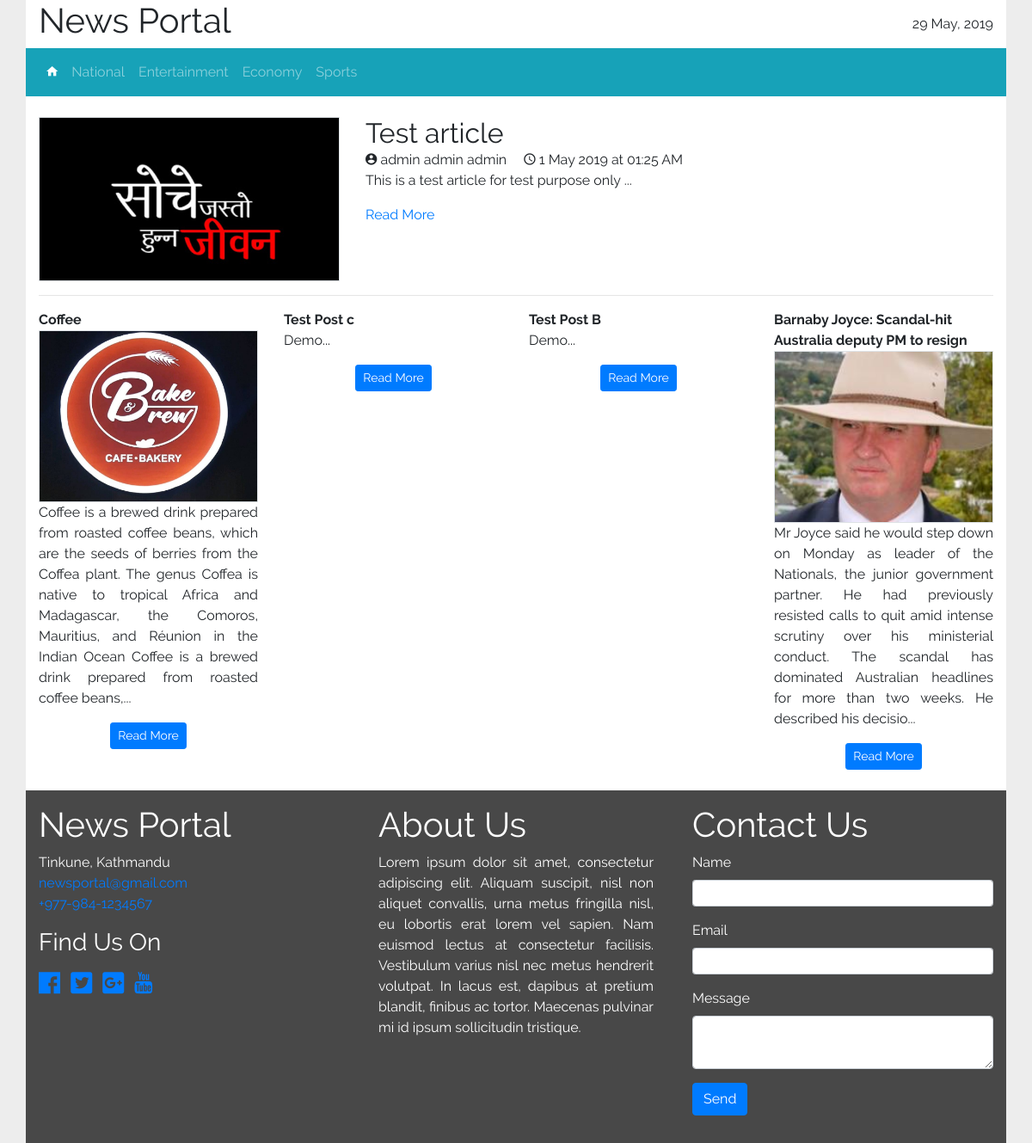
The page / on the database its author committed.
### tables this page shows
CREATE TABLE `categories` (
  `id` int(11) NOT NULL,
  `name` varchar(255) NOT NULL,
  `slug` varchar(255) NOT NULL,
  `status` enum('INACTIVE','ACTIVE') NOT NULL,
  `created_at` timestamp NOT NULL DEFAULT '0000-00-00 00:00:00',
  `updated_at` timestamp NOT NULL DEFAULT '0000-00-00 00:00:00'
);

CREATE TABLE `articles` (
  `id` int(11) NOT NULL,
  `name` varchar(255) NOT NULL,
  `content` text NOT NULL,
  `featured_image` varchar(255) DEFAULT NULL,
  `slug` varchar(255) NOT NULL,
  `user_id` int(11) NOT NULL,
  `created_at` timestamp NOT NULL DEFAULT '0000-00-00 00:00:00',
  `updated_at` timestamp NOT NULL DEFAULT '0000-00-00 00:00:00',
  `published_at` timestamp NULL DEFAULT NULL,
  `status` enum('DRAFT','PENDING','PUBLISHED') DEFAULT NULL,
  `category_id` int(11) NOT NULL
);

CREATE TABLE `users` (
  `id` int(11) NOT NULL,
  `first_name` varchar(255) NOT NULL,
  `middle_name` varchar(255) DEFAULT NULL,
  `last_name` varchar(255) NOT NULL,
  `email` varchar(255) NOT NULL,
  `username` varchar(255) NOT NULL,
  `password` varchar(255) NOT NULL,
  `contact` varchar(20) NOT NULL,
  `address` text NOT NULL,
  `status` enum('ACTIVE','INACTIVE') NOT NULL DEFAULT 'INACTIVE',
  `created_at` timestamp NOT NULL DEFAULT '0000-00-00 00:00:00',
  `updated_at` timestamp NOT NULL DEFAULT '0000-00-00 00:00:00',
  `type` enum('ADMIN','AUTHOR') NOT NULL
);

### admin/includes/functions.php (called while the page is built, shortened)
<?php
if(!function_exists('url')) {
	function url($uri = '') {
		return SITE_URL.$uri;
	}
}
if(!function_exists('now')) {
	function now() {
		return date('Y-m-d H:i:s');
	}
}

### admin/includes/db-functions.php (called while the page is built, shortened)
<?php
if(!function_exists('db_query')) {
	function db_query($con, $sql) {
		return mysqli_query($con, $sql);
	}
}
if(!function_exists('db_num_rows')) {
	function db_num_rows($result) {
		return mysqli_num_rows($result);
	}
}
if(!function_exists('db_fetch_assoc')) {
	function db_fetch_assoc($result) {
		return mysqli_fetch_assoc($result);
	}
}

### index.php (the view, shortened to what this page needs)
<?php
	require_once 'includes/db-conn.php';
	$active = 'home';
	require_once 'includes/header.php';
?>
	<div class="container">
		<main class="row">
			<div class="col-12 my-4">
				<?php
					$now = now();
					$sql = "SELECT * FROM articles WHERE status = 'PUBLISHED' AND published_at <= '{$now}' ORDER BY published_at DESC LIMIT 0,1";
					$result = db_query($con, $sql);
					if($result && db_num_rows($result) > 0):
				?>
				<?php $article = db_fetch_assoc($result); ?>
				<div class="row">
					<?php if(isset($article['featured_image']) && !empty($article['featured_image']) && is_file('images/'.$article['featured_image'])): ?>
					<div class="col-lg-4 col-md-5">
						<img src="<?php echo url('images/'.$article['featured_image']); ?>" class="img-fluid border" alt="<?php echo $article['name']; ?>">
					</div>
					<?php endif; ?>
					<div class="col">
						<div class="row">
							<div class="col-12">
								<span class="h2"><?php echo $article['name']; ?></span>
							</div>
							<div class="col-12">
								<?php
									$author = db_fetch_assoc(db_query($con, "SELECT first_name, middle_name, last_name FROM users WHERE id = '{$article['user_id']}'"));
								?>
								<span class="mr-3"><i class="zmdi zmdi-account-circle"></i> <?php echo $author['first_name'].' '.$author['middle_name'].' '.$author['last_name']; ?></span>
								<span><i class="zmdi zmdi-time"></i> <?php echo date('j M Y \a\t h:i A', strtotime($article['published_at'])); ?></span>
							</div>
							<article class="col-12 text-justify">
								<?php
									$content = strip_tags($article['content']);
									$content = substr($content, 0, 300);
								?>
								<p><?php echo $content.'...'; ?></p>
								<a href="<?php echo url('news/'.$article['slug']); ?>">Read More</a>
							</article>
						</div>
					</div>
				</div>
				<div class="row">
					<div class="col-12"><hr></div>
				</div>
				<?php endif; ?>
				<div class="row">
					<?php
						$now = now();
						$sql = "SELECT * FROM articles WHERE status = 'PUBLISHED' AND published_at <= '{$now}' ORDER BY published_at DESC LIMIT 1,4";
						$result = db_query($con, $sql);
						if($result && db_num_rows($result) > 0):
					?>
					<?php while($article = db_fetch_assoc($result)): ?>
					<div class="col-lg-3 col-md-6">
						<div class="row">
							<div class="col-12">
								<strong><?php echo $article['name']; ?></strong>
							</div>
							<?php if(isset($article['featured_image']) && !empty($article['featured_image']) && is_file('images/'.$article['featured_image'])): ?>
							<div class="col-12">
								<div style="background-image: url('<?php echo url('images/'.$article['featured_image']); ?>')" class="article-thumbnail border"></div>
							</div>
							<?php endif; ?>
							<div class="col-12 text-justify">
								<?php
									$content = strip_tags($article['content']);
									$content = substr($content, 0, 300);
								?>
								<p><?php echo $content.'...'; ?></p>
							</div>
							<div class="col-12 text-center">
								<a href="<?php echo url('news/'.$article['slug']); ?>" class="btn btn-primary btn-sm">Read More</a>
							</div>
						</div>
					</div>
					<?php endwhile; ?>
					<?php endif; ?>
				</div>
			</div>
		</main>
	</div>
	<?php require_once 'includes/footer.php'; ?>

### includes/nav.php (shortened to what this page needs)
<div class="row">
			<nav class="navbar navbar-expand-md navbar-dark bg-info w-100">
			  <div class="collapse navbar-collapse" id="navbarNav">
			    <ul class="navbar-nav">
			      <li class="nav-item <?php echo $active == 'home' ? 'active' : ''; ?>">
			        <a class="nav-link" href="<?php echo url(''); ?>"><i class="zmdi zmdi-home"></i></a>
			      </li>
			      <?php
			      	$sql = "SELECT name, slug FROM categories WHERE status = 'ACTIVE'";
			      	$result = db_query($con, $sql);
			      	if($result && db_num_rows($result) > 0):
			      ?>
			      <?php while($category = db_fetch_assoc($result)): ?>
			      <li class="nav-item <?php echo $active == $category['slug'] ? 'active' : ''; ?>">
			        <a class="nav-link" href="<?php echo url('category/'.$category['slug']); ?>"><?php echo $category['name']; ?></a>
			      </li>
			  	  <?php endwhile; ?>
			  	  <?php endif; ?>
			    </ul>
			  </div>
			</nav>
		</div>

### css/front.css (style rules this page uses)
body { font-family: 'Raleway', sans-serif; background-color: #ededed; }
.container { background-color: #fff; }
.article-thumbnail { width: 100%; height: 200px; background-position: center; background-size: cover; background-repeat: no-repeat; }

### rows shown on the page
categories: name "National"
categories: name "Entertainment"
categories: name "Economy"
categories: name "Sports"
articles: featured_image (picture), name "Test article", published_at "1 May 2019 at 01:25 AM", content "This is a test article for test purpose only"
users: first_name "admin", middle_name "admin", last_name "admin"
articles: name "Coffee", featured_image (picture), content "Coffee is a brewed drink prepared from roasted coffee beans, which are the seeds of berries from the Coffea plant. The genus Coffea is native to tropical Africa and Madagascar, the Comoros, Mauritius, and Réunion in the Indian Ocean Coffee is a brewed drink prepared from roasted coffee beans,"
articles: name "Test Post c", content "Demo"
articles: name "Test Post B", content "Demo"
articles: name "Barnaby Joyce: Scandal-hit Australia deputy PM to resign", featured_image (picture), content "Mr Joyce said he would step down on Monday as leader of the Nationals, the junior government partner. He had previously resisted calls to quit amid intense scrutiny over his ministerial conduct. The scandal has dominated Australian headlines for more than two weeks. He described his decisio"
